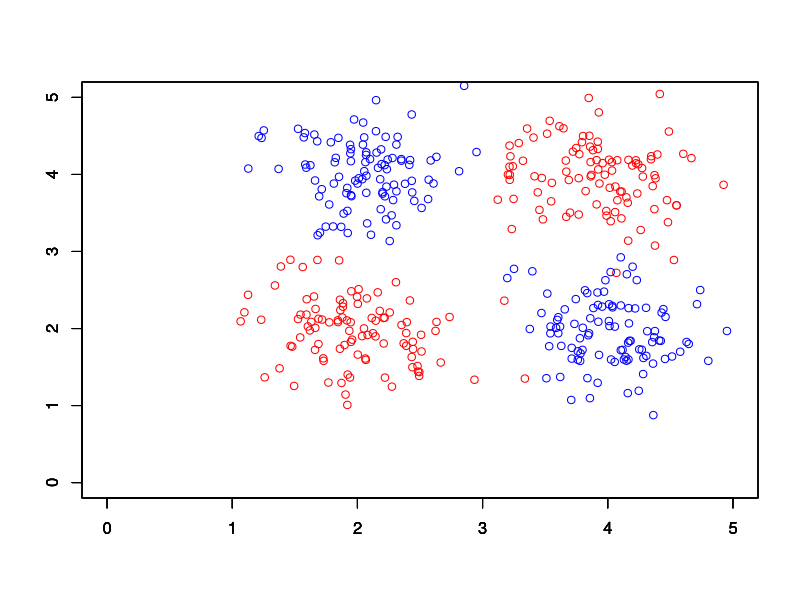

Recreate this plot in R.
rm(list=ls())
library('corpcor')
library('pracma')
# load("data2classXOR.txt")

ssd <- 0.2
N <- 100
xc11 <- matrix(rnorm(N*2,mean=2,sd=0.4),ncol=2)
xc12 <- matrix(rnorm(N*2,mean=4,sd=0.4),ncol=2)

xc21 <- matrix(rnorm(N*2,mean=2,sd=0.4),ncol=2) + t(replicate(N, c(0,2)))
xc22 <- matrix(rnorm(N*2,mean=4,sd=0.4),ncol=2) + t(replicate(N, c(0,-2)))

plot(xc11, xlim=c(0,5), ylim = c(0,5),xlab = '', ylab = '', col='red')
par(new=T)
plot(xc12, xlim=c(0,5), ylim = c(0,5),xlab = '', ylab = '', col='red')
par(new=T)
plot(xc21, xlim=c(0,5), ylim = c(0,5),xlab = '', ylab = '', col='blue')
par(new=T)
plot(xc22, xlim=c(0,5), ylim = c(0,5),xlab = '', ylab = '', col='blue')

X1 <- rbind(xc11, xc12)
X2 <- rbind(xc21, xc22)
X <- rbind(X1, X2)

Y <- c(replicate(dim(X1)[1], -1), replicate(dim(X2)[1], 1))

rows <- dim(X)[1]
features <- dim(X)[2]

# Number of neurons in hidden layer
p <- 5
Z <- replicate(p, runif(features+1, -0.5, 0.5))
print(Z)
Xaug <- cbind(replicate(features * 4, 1), X)

H <- tanh(Xaug %*% Z)
W <- pseudoinverse(H) %*% Y

# Calculate Error
Y_hat <- sign(H %*% W)
err_t <- sum((Y-Y_hat)^2)/4
print(err_t)
# 
# line_y <- c()
# line_x <- seq(0, p, 0.01)
# for (xi in line_x){
#   yy <- c()
#   for (e in seq(p, 1)){
#     yy <- c(yy, xi ** e)
#   }
#   line_y <- c(line_y, dot(yy, W)) 
# }
# 
# par(new=T)
# plot(line_x, line_y, xlim=c(0,5), ylim = c(0,5))
